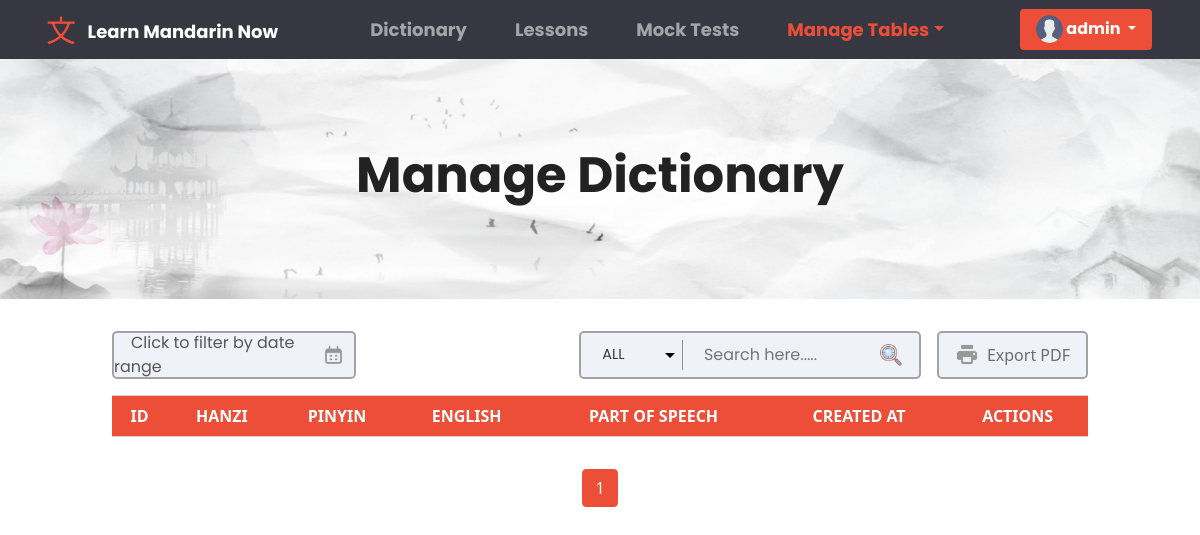
/superuser/dictionary/ (signed in), run on an earlier commit of the app's database.
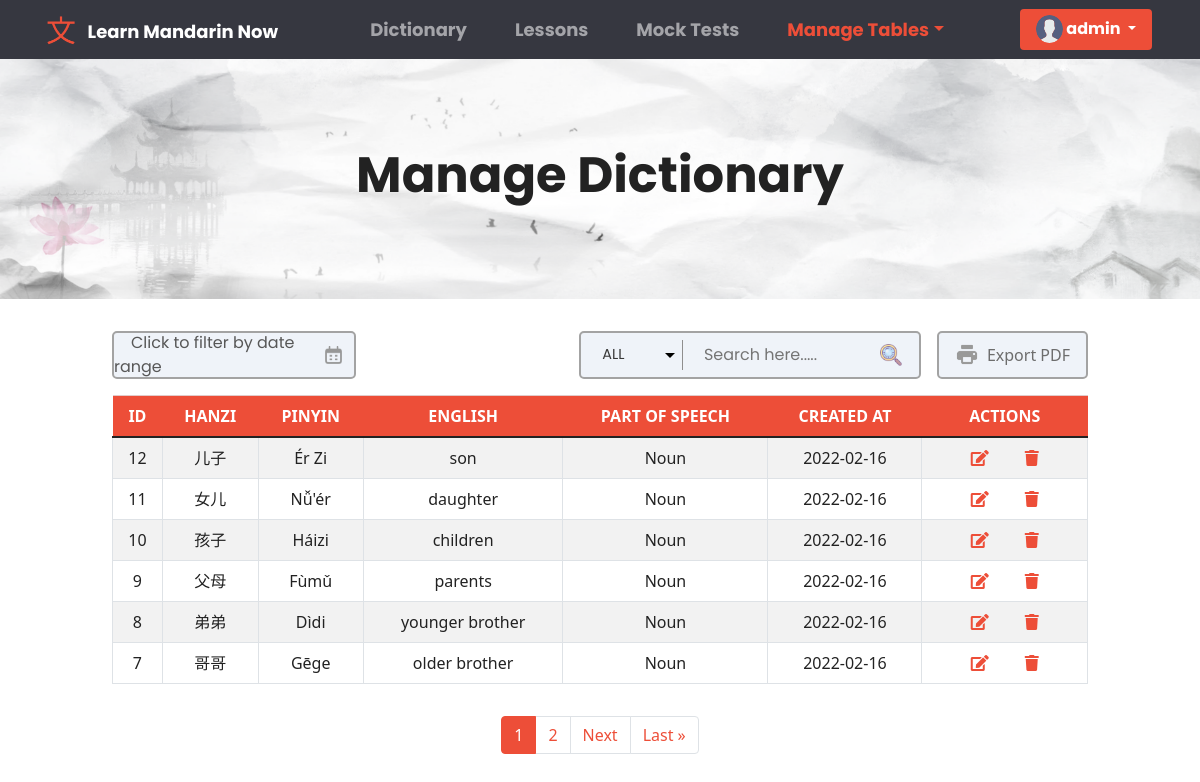
And on a later commit of the database.
### base/models.py (models this page shows, shortened)
class DictionaryList(models.Model):
    hanzi = models.CharField(max_length=200, null=True)
    pinyin = models.CharField(max_length=200, null=True)
    english = models.CharField(max_length=200, null=True)
    part_of_speech = models.ForeignKey(SpeechList, on_delete=models.SET_NULL, null=True)
    definition = models.TextField(null=True, blank=True)
    sentence = models.CharField(max_length=200, null=True)
    translation = models.CharField(max_length=200, null=True)
    updated = models.DateTimeField(auto_now=True)
    created = models.DateTimeField(auto_now_add=True)
    class Meta:
        ordering = ['-updated', '-created']

class SpeechList(models.Model):
    speech = models.CharField(max_length=200)
    def __str__(self):
        return self.speech

### base/views.py (the view, shortened to what this page needs)
# urls.py: path('superuser/dictionary/', views.AdminDictionaryTable, name = 'superuser-dictionary'),
@login_required(login_url='anonymous')
def AdminDictionaryTable(request):
    pageTable = "Manage Dictionary"
    if request.user.is_authenticated and not request.user.is_staff:
        messages.warning(request, "Access denied, 403 forbidden page!")
        return redirect('dictionary')
    search =  request.GET.get('search') if request.GET.get('search') != None else ''
    dict_list = DictionaryList.objects.filter(
        Q(pinyin__icontains = search) |
        Q(hanzi__icontains = search) |
        Q(english__icontains = search) |
        Q(part_of_speech__speech__icontains = search)
        )
    p = Paginator(dict_list, 6)
    page = request.GET.get('page')
    dict_list = p.get_page(page)
    context = {
        'table_data': dict_list,
        'pageTable' : pageTable,
        'search' : search
    }
    return render(request,'tables.html', context)

### templates/tables.html (shortened to what this page needs)
{% extends 'main.html' %} {% block content %} {% load static %}
<link rel="stylesheet" href="{% static 'css/tables.css' %}" />
<link rel="stylesheet" href="{% static 'css/dictionaryAdd_Edit.css' %}" />
<link rel="stylesheet" href="{% static 'css/table.css' %}" />
<div class="container-fluid">
  <div class="row" id="dictionary_header">
    <h1 class="text-center" id="head_Text">{{pageTable}}</h1>
  </div>
  <div class="row justify-content-center">
    <div class="col col-lg-10 col-sm-12">
      {% if pageTable == "Manage Dictionary" %}
      {% include 'tabledictionary.html' %}
      {% endif %}
    </div>
  </div>
</div>
<div class="row justify-content-center">
  <div class="col col-lg-6">
      <ul class="pagination justify-content-center">
        <div class="pagination px-3 py-3">
          {% for i in table_data.paginator.page_range %}
          {% if table_data.number == i %}
          <li class="page-item active"><a class="page-link" href="?page={{i}}">{{i}}</a></li>
          {% elif i > table_data.number|add:'-3' and i < table_data.number|add:'3' %}
          <li class="page-item"><a class="page-link" href="?page={{i}}">{{i}}</a></li>
          {% endif %}
          {% endfor %}
          {% if table_data.has_next %}
          <li class="page-item"><a class="page-link" href="?search={{search}}&page={{table_data.next_page_number}}">Next</a></li>
          <li class="page-item"><a class="page-link" href="?search={{search}}&page={{ table_data.paginator.num_pages  }}">Last &raquo</a></li>
          {% endif %}
      </ul>
  </div>
</div>
{% endblock content %}

### templates/tabledictionary.html (shortened to what this page needs)
  {% load static %}
  <link rel="stylesheet" type="text/css" href="https://cdn.jsdelivr.net/npm/daterangepicker/daterangepicker.css" />
<div id="reportrange">
  <span id="span_edit">Click to filter by date range</span>
  <img src="{% static 'images/calendar_inq.png' %}">
</div>
<div id="export_container" class="export_pdf_btn">
  <img src="{% static 'images/export.png' %}">
  Export PDF
</div>
<div id="search_inp">
  <select id="filter_category">
      <option value="ALL" selected>ALL</option>
  </select>
  <input type="text" placeholder="Search here....." id="search_Dictionary">
  <img src="{% static  'images/search_gif.gif' %}">
</div>
<table
  class="table table-hover table-striped table-responsive table-bordered overflow-auto table_id" id="table_dictionary"
>
  <thead>
    <tr class="table-primary">
      <th scope="col">ID</th>
      <th scope="col">HANZI</th>
      <th scope="col">PINYIN</th>
      <th scope="col">ENGLISH</th>
      <th scope="col">PART OF SPEECH</th>
      <th scope="col">CREATED AT</th>
      <th scope="col">ACTIONS</th>
    </tr>
  </thead>
  <tbody>
    {% for word in table_data %}
    <tr id="tr_Search">
      <td scope="row">{{word.id}}</td>
      <td class="text-capitalize">{{word.hanzi}}</td>
      <td class="text-capitalize">{{word.pinyin}}</td>
      <td>{{ word.english }}</td>
      <td>{{ word.part_of_speech }}</td>
      <td>{{ word.created|date:'Y-m-d' }}</td>
      <td class="text-center">
        <a href="{% url 'superuser-edit-word' word.id %}"
          ><i class="fas fa-edit px-3"></i
        ></a>
        <a href="#" onclick="showDeleteModal('modal_dictionary' , '{{word.id}}')"
          ><i class="fas fa-trash px-3"></i
        ></a>
      </td>
    </tr>
    {% endfor %}
  </tbody>
</table>

What changed in the data, as far as the page shows it:
added DictionaryList: id "12", hanzi "儿子", pinyin "Ér Zi", english "son", part_of_speech "Noun", created "2022-02-16"
added DictionaryList: id "11", hanzi "女儿", pinyin "Nǚ'ér", english "daughter", part_of_speech "Noun", created "2022-02-16"
added DictionaryList: id "10", hanzi "孩子", pinyin "Háizi", english "children", part_of_speech "Noun", created "2022-02-16"
added DictionaryList: id "9", hanzi "父母", pinyin "Fùmǔ", english "parents", part_of_speech "Noun", created "2022-02-16"
added DictionaryList: id "8", hanzi "弟弟", pinyin "Dìdi", english "younger brother", part_of_speech "Noun", created "2022-02-16"
added DictionaryList: id "7", hanzi "哥哥", pinyin "Gēge", english "older brother", part_of_speech "Noun", created "2022-02-16"
Also different on the page:
new list line: "2"
text now shown: "Next Last »"
